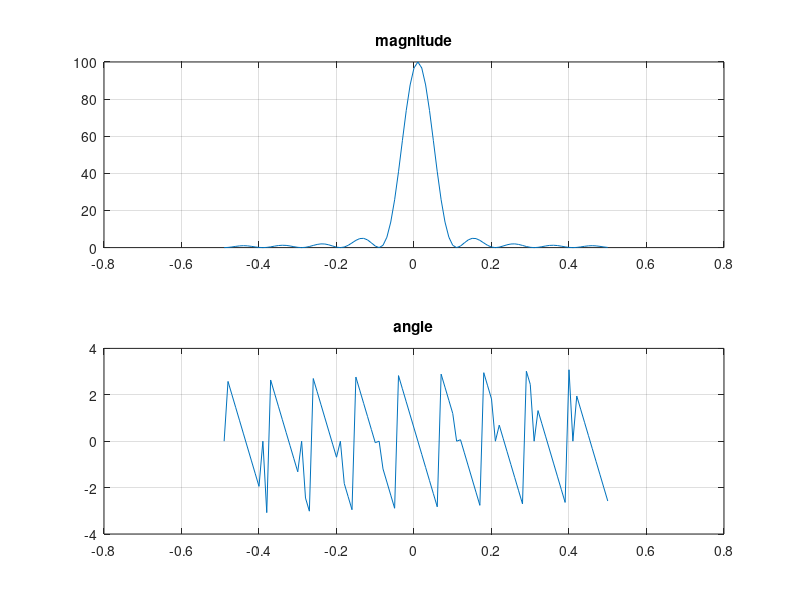

Reproduce this figure in MATLAB.
N = 100; PulseWidth = 10;
t = [0:1:(N-1)];
x = [ones(1,PulseWidth), zeros(1,N-PulseWidth)];
Xf = fft(x);
z = Xf.*Xf;
f = [-(N/2)+1:1:(N/2)] * (1/N); 

subplot(211); plot(f,fftshift( abs(z))); grid on;
title('magnitude')
subplot(212); plot(f,fftshift(angle(z))); grid on;
title('angle')

